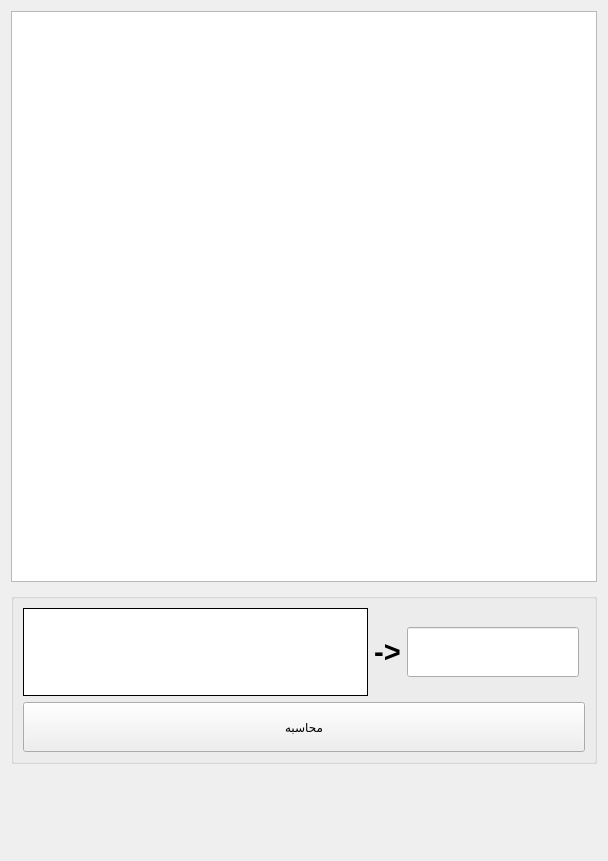
      <widget class="QWidget" name="page_Coins">
       <layout class="QVBoxLayout" name="verticalLayout_8" stretch="100,1,30,15">
        <item>
         <widget class="QTextEdit" name="Display_6">
          <property name="font">
           <font>
            <family>Segoe UI</family>
            <pointsize>20</pointsize>
            <bold>true</bold>
           </font>
          </property>
          <property name="readOnly">
           <bool>true</bool>
          </property>
         </widget>
        </item>
        <item>
         <spacer name="verticalSpacer_37">
          <property name="orientation">
           <enum>Qt::Vertical</enum>
          </property>
          <property name="sizeHint" stdset="0">
           <size>
            <width>20</width>
            <height>124</height>
           </size>
          </property>
         </spacer>
        </item>
        <item>
         <widget class="QGroupBox" name="groupBox_8">
          <property name="title">
           <string/>
          </property>
          <layout class="QGridLayout" name="gridLayout_10" columnstretch="100,2,50,0">
           <item row="0" column="0">
            <widget class="QTextEdit" name="le_Coins">
             <property name="font">
              <font>
               <family>Segoe UI</family>
               <pointsize>20</pointsize>
               <bold>true</bold>
              </font>
             </property>
             <property name="frameShape">
              <enum>QFrame::Box</enum>
             </property>
             <property name="frameShadow">
              <enum>QFrame::Plain</enum>
             </property>
             <property name="readOnly">
              <bool>false</bool>
             </property>
            </widget>
           </item>
           <item row="1" column="0" colspan="4">
            <widget class="QPushButton" name="pb_calculation_5">
             <property name="minimumSize">
              <size>
               <width>0</width>
               <height>50</height>
              </size>
             </property>
             <property name="text">
              <string>محاسبه</string>
             </property>
            </widget>
           </item>
           <item row="0" column="1">
            <widget class="QLabel" name="label_13">
             <property name="font">
              <font>
               <family>Segoe UI</family>
               <pointsize>22</pointsize>
               <bold>true</bold>
              </font>
             </property>
             <property name="text">
              <string>-&gt;</string>
             </property>
             <property name="alignment">
              <set>Qt::AlignCenter</set>
             </property>
            </widget>
           </item>
           <item row="0" column="2">
            <widget class="QLineEdit" name="le_Money">
             <property name="minimumSize">
              <size>
               <width>0</width>
               <height>50</height>
              </size>
             </property>
             <property name="font">
              <font>
               <family>Segoe UI</family>
               <pointsize>20</pointsize>
               <bold>true</bold>
              </font>
             </property>
            </widget>
           </item>
          </layout>
         </widget>
        </item>
        <item>
         <spacer name="verticalSpacer_40">
          <property name="orientation">
           <enum>Qt::Vertical</enum>
          </property>
          <property name="sizeHint" stdset="0">
           <size>
            <width>20</width>
            <height>242</height>
           </size>
          </property>
         </spacer>
        </item>
       </layout>
      </widget>
